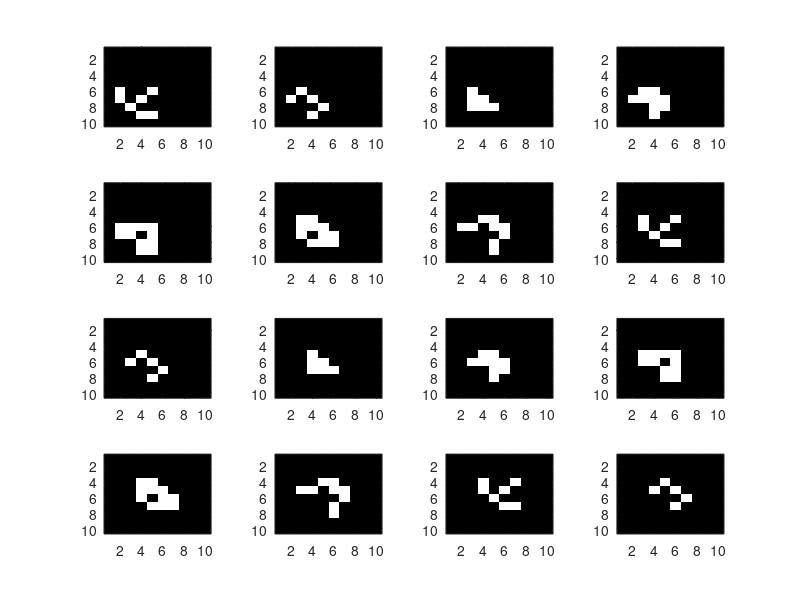

This chart was generated by the following MATLAB code:
clear all; close all; clc

len =8;
n = 9;
T = 0.5;
liv{1} = rand(len,len)>T;
% liv = [ 0 0 0 0 0;
% 		0 0 0 0 0;
% 		0 1 1 1 0;
% 		0 0 0 0 0;
% 		0 0 0 0 0];


subplot(2,5,1);
colormap gray
axis image
imagesc(liv{1})

for i = 2:n+1
tl	= circshift(liv{i-1},[ 1, 1]);
t	= circshift(liv{i-1},[ 1, 0]);
tr	= circshift(liv{i-1},[ 1,-1]);
l	= circshift(liv{i-1},[ 0, 1]);
r	= circshift(liv{i-1},[ 0,-1]);
bl	= circshift(liv{i-1},[-1, 1]);
b	= circshift(liv{i-1},[-1, 0]);
br	= circshift(liv{i-1},[-1,-1]);
buddybuddy = tl+t+tr+l+r+bl+b+br;

die = (((buddybuddy > 3) | (buddybuddy < 2)) & (liv{i-1} ~= 0));
born = (buddybuddy == 3) & (liv{i-1} == 0);
survive = (buddybuddy == 3) | (buddybuddy == 2);

liv{i} = liv{i-1} + born - die;
% x = mod(i,5);
% if x == 0
% 	x = 5;
% end
% y = ceil(i/5);
subplot(2,5,i);
colormap gray
axis image
axis equal
imagesc(liv{i})

end

%% Jellyboy

clear all; close all; clc

% len =8;
n = 15;
% T = 0.5;
% liv{1} = rand(len,len)>T;
% liv = [ 0 0 0 0 0;
% 		0 0 0 0 0;
% 		0 1 1 1 0;
% 		0 0 0 0 0;
% 		0 0 0 0 0];
liv{1} = zeros(10);
jellystart = [	0 1 0 0 1;
				0 1 0 1 0;
				0 0 1 0 0;
				0 0 0 1 1;
				0 0 0 0 0];
liv{1}(6:10,1:5) = jellystart;


subplot(4,4,1);
colormap gray
axis image
imagesc(liv{1})

for i = 2:n+1
tl	= circshift(liv{i-1},[ 1, 1]);
t	= circshift(liv{i-1},[ 1, 0]);
tr	= circshift(liv{i-1},[ 1,-1]);
l	= circshift(liv{i-1},[ 0, 1]);
r	= circshift(liv{i-1},[ 0,-1]);
bl	= circshift(liv{i-1},[-1, 1]);
b	= circshift(liv{i-1},[-1, 0]);
br	= circshift(liv{i-1},[-1,-1]);
buddybuddy = tl+t+tr+l+r+bl+b+br;

die = ((liv{i-1} ~= 0) & ((buddybuddy == 3) | (buddybuddy >= 6) | (buddybuddy <= 1)) );
born = (buddybuddy == 3) & (liv{i-1} == 0);
survive = (buddybuddy == 4) | (buddybuddy == 2) | (buddybuddy == 5);

liv{i} = liv{i-1} + born - die;
liv{i+16} = born+survive;
% x = mod(i,5);
% if x == 0
% 	x = 5;
% end
% y = ceil(i/5);
subplot(4,4,i);
colormap gray
axis image
imagesc(liv{i})

end
